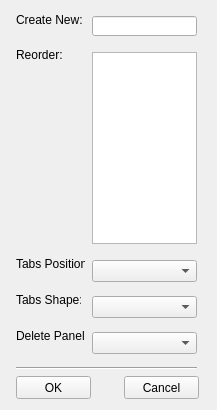
<?xml version="1.0" encoding="UTF-8"?>
<ui version="4.0">
 <class>Dialog</class>
 <widget class="QDialog" name="Dialog">
  <property name="geometry">
   <rect>
    <x>0</x>
    <y>0</y>
    <width>217</width>
    <height>410</height>
   </rect>
  </property>
  <property name="minimumSize">
   <size>
    <width>217</width>
    <height>346</height>
   </size>
  </property>
  <property name="maximumSize">
   <size>
    <width>217</width>
    <height>410</height>
   </size>
  </property>
  <property name="windowTitle">
   <string>Manage Panels</string>
  </property>
  <property name="styleSheet">
   <string notr="true">font: 8pt &quot;Arial&quot;;</string>
  </property>
  <widget class="QLabel" name="label">
   <property name="geometry">
    <rect>
     <x>16</x>
     <y>12</y>
     <width>69</width>
     <height>16</height>
    </rect>
   </property>
   <property name="text">
    <string>Create New:</string>
   </property>
  </widget>
  <widget class="QLineEdit" name="editView">
   <property name="geometry">
    <rect>
     <x>92</x>
     <y>16</y>
     <width>105</width>
     <height>20</height>
    </rect>
   </property>
  </widget>
  <widget class="QListWidget" name="listOrder">
   <property name="geometry">
    <rect>
     <x>92</x>
     <y>52</y>
     <width>105</width>
     <height>192</height>
    </rect>
   </property>
   <property name="whatsThis">
    <string>&lt;html&gt;&lt;head/&gt;&lt;body&gt;&lt;p&gt;Drag, position and drop panels the way you want them to appear.&lt;/p&gt;&lt;/body&gt;&lt;/html&gt;</string>
   </property>
  </widget>
  <widget class="QLabel" name="label_2">
   <property name="geometry">
    <rect>
     <x>16</x>
     <y>48</y>
     <width>46</width>
     <height>13</height>
    </rect>
   </property>
   <property name="text">
    <string>Reorder:</string>
   </property>
  </widget>
  <widget class="QLabel" name="label_3">
   <property name="geometry">
    <rect>
     <x>16</x>
     <y>256</y>
     <width>69</width>
     <height>16</height>
    </rect>
   </property>
   <property name="text">
    <string>Tabs Position:</string>
   </property>
  </widget>
  <widget class="QComboBox" name="comboPos">
   <property name="geometry">
    <rect>
     <x>92</x>
     <y>260</y>
     <width>105</width>
     <height>22</height>
    </rect>
   </property>
  </widget>
  <widget class="QPushButton" name="btnOK">
   <property name="geometry">
    <rect>
     <x>16</x>
     <y>376</y>
     <width>75</width>
     <height>23</height>
    </rect>
   </property>
   <property name="text">
    <string>OK</string>
   </property>
   <property name="autoDefault">
    <bool>false</bool>
   </property>
  </widget>
  <widget class="QPushButton" name="btnCancel">
   <property name="geometry">
    <rect>
     <x>124</x>
     <y>376</y>
     <width>75</width>
     <height>23</height>
    </rect>
   </property>
   <property name="text">
    <string>Cancel</string>
   </property>
   <property name="autoDefault">
    <bool>false</bool>
   </property>
  </widget>
  <widget class="Line" name="line">
   <property name="geometry">
    <rect>
     <x>16</x>
     <y>360</y>
     <width>181</width>
     <height>16</height>
    </rect>
   </property>
   <property name="orientation">
    <enum>Qt::Horizontal</enum>
   </property>
  </widget>
  <widget class="QLabel" name="label_4">
   <property name="geometry">
    <rect>
     <x>16</x>
     <y>292</y>
     <width>65</width>
     <height>16</height>
    </rect>
   </property>
   <property name="text">
    <string>Tabs Shape:</string>
   </property>
  </widget>
  <widget class="QComboBox" name="comboShape">
   <property name="geometry">
    <rect>
     <x>92</x>
     <y>296</y>
     <width>105</width>
     <height>22</height>
    </rect>
   </property>
  </widget>
  <widget class="QLabel" name="label_5">
   <property name="geometry">
    <rect>
     <x>16</x>
     <y>328</y>
     <width>69</width>
     <height>16</height>
    </rect>
   </property>
   <property name="text">
    <string>Delete Panel:</string>
   </property>
  </widget>
  <widget class="QComboBox" name="comboDelete">
   <property name="geometry">
    <rect>
     <x>92</x>
     <y>332</y>
     <width>105</width>
     <height>22</height>
    </rect>
   </property>
  </widget>
 </widget>
 <resources/>
 <connections/>
</ui>
